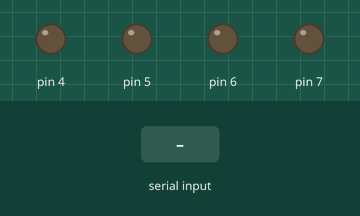
Simulated run of this sketch. Board: Arduino Uno, built with avr-gcc and run on an emulated ATmega328P. Parts: output pins drawn as LEDs (lit = HIGH). Inputs (shaded band) come from the test bench.

Above: at 1.2 s.
1.3 s: "F" received over Serial
At 1.7 s:
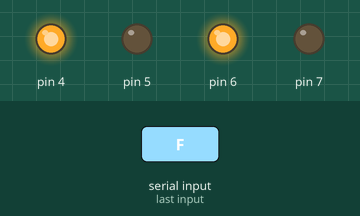
2.8 s: "B" received over Serial
At 4.0 s:
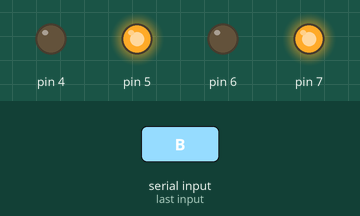
4.3 s: "L" received over Serial
At 5.2 s:
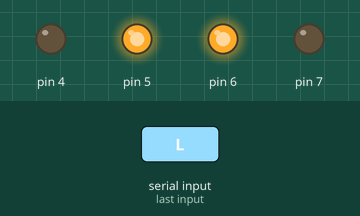
5.8 s: "R" received over Serial
At 6.3 s:
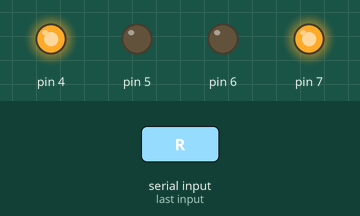
7.3 s: "S" received over Serial
At 8.7 s:
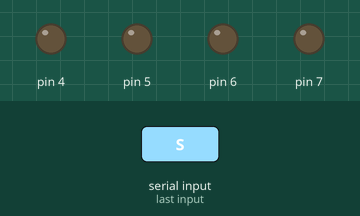
Timing chart, 0 to 9.8 s (numbered marks = the images above; inputs shaded):
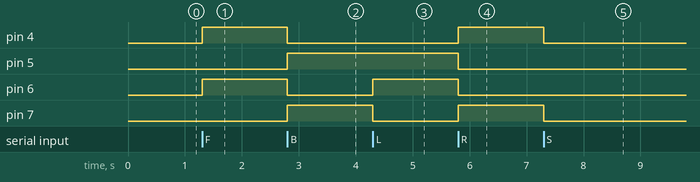

The sketch:

ArduinoCar.ino
```cpp
char command;
void setup()
{
  Serial.begin(9600);  //Set the baud rate to your Bluetooth module.
  pinMode(4,OUTPUT);
  pinMode(5,OUTPUT);
  pinMode(6,OUTPUT);
  pinMode(7,OUTPUT);
}

void loop()
{
  if(Serial.available() > 0)
  {
    command = Serial.read();
   // Stop(); //initialize with motors stoped
    //Change pin mode only if new command is different from previous.
    //Serial.println(command);
    switch(command)
    {
    case 'F':  //for forward movement
      forward();
      break;
    case 'B':
       back();
      break;
    case 'L':
      left();
      break;
    case 'R':
      right();
      break;
    case 'S':
      Stop();
      break;
    }
  }
}

void forward()    //comand for forward movement
{
  digitalWrite(4,HIGH);
  digitalWrite(5,LOW);
  digitalWrite(6,HIGH);
  digitalWrite(7,LOW);
}

void back()
{
  digitalWrite(4,LOW);
  digitalWrite(5,HIGH);
  digitalWrite(6,LOW);
  digitalWrite(7,HIGH);
}

void left()
{
  digitalWrite(4,LOW);
  digitalWrite(5,HIGH);
  digitalWrite(6,HIGH);
  digitalWrite(7,LOW);
}

void right()
{
  digitalWrite(4,HIGH);
  digitalWrite(5,LOW);
  digitalWrite(6,LOW);
  digitalWrite(7,HIGH);
}

void Stop()
{
   digitalWrite(4,LOW);
  digitalWrite(5,LOW);
  digitalWrite(6,LOW);
  digitalWrite(7,LOW);
}
```

Measured:
- after the input at 1.3 s, pin 4, pin 6: LOW → HIGH at once
- after the input at 2.8 s, pin 4, pin 6: HIGH → LOW at once; pin 5, pin 7: LOW → HIGH at once
- after the input at 4.3 s, pin 6: LOW → HIGH at once; pin 7: HIGH → LOW at once
- after the input at 5.8 s, pin 4, pin 7: LOW → HIGH at once; pin 5, pin 6: HIGH → LOW at once
- after the input at 7.3 s, pin 4, pin 7: HIGH → LOW at once
